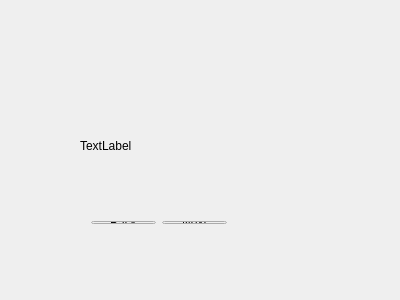
<?xml version="1.0" encoding="UTF-8"?>
<ui version="4.0">
 <class>NewTest</class>
 <widget class="QWidget" name="NewTest">
  <property name="geometry">
   <rect>
    <x>0</x>
    <y>0</y>
    <width>400</width>
    <height>300</height>
   </rect>
  </property>
  <property name="windowTitle">
   <string>NewTest</string>
  </property>
  <widget class="QLabel" name="label">
   <property name="geometry">
    <rect>
     <x>80</x>
     <y>90</y>
     <width>151</width>
     <height>111</height>
    </rect>
   </property>
   <property name="text">
    <string>TextLabel</string>
   </property>
  </widget>
  <widget class="QWidget" name="layoutWidget">
   <property name="geometry">
    <rect>
     <x>80</x>
     <y>210</y>
     <width>158</width>
     <height>25</height>
    </rect>
   </property>
   <layout class="QHBoxLayout" name="horizontalLayout">
    <item>
     <widget class="QPushButton" name="back">
      <property name="text">
       <string>Back</string>
      </property>
     </widget>
    </item>
    <item>
     <widget class="QPushButton" name="next">
      <property name="text">
       <string>Next</string>
      </property>
     </widget>
    </item>
   </layout>
  </widget>
  <zorder>layoutWidget</zorder>
  <zorder>label</zorder>
 </widget>
 <layoutdefault spacing="6" margin="11"/>
 <resources/>
 <connections>
  <connection>
   <sender>next</sender>
   <signal>clicked()</signal>
   <receiver>NewTest</receiver>
   <slot>on_next_clicked()</slot>
   <hints>
    <hint type="sourcelabel">
     <x>200</x>
     <y>230</y>
    </hint>
    <hint type="destinationlabel">
     <x>225</x>
     <y>253</y>
    </hint>
   </hints>
  </connection>
  <connection>
   <sender>back</sender>
   <signal>clicked()</signal>
   <receiver>NewTest</receiver>
   <slot>test()</slot>
   <hints>
    <hint type="sourcelabel">
     <x>113</x>
     <y>227</y>
    </hint>
    <hint type="destinationlabel">
     <x>77</x>
     <y>261</y>
    </hint>
   </hints>
  </connection>
 </connections>
 <slots>
  <slot>slot1()</slot>
  <slot>on_next_clicked()</slot>
  <slot>test()</slot>
 </slots>
</ui>
